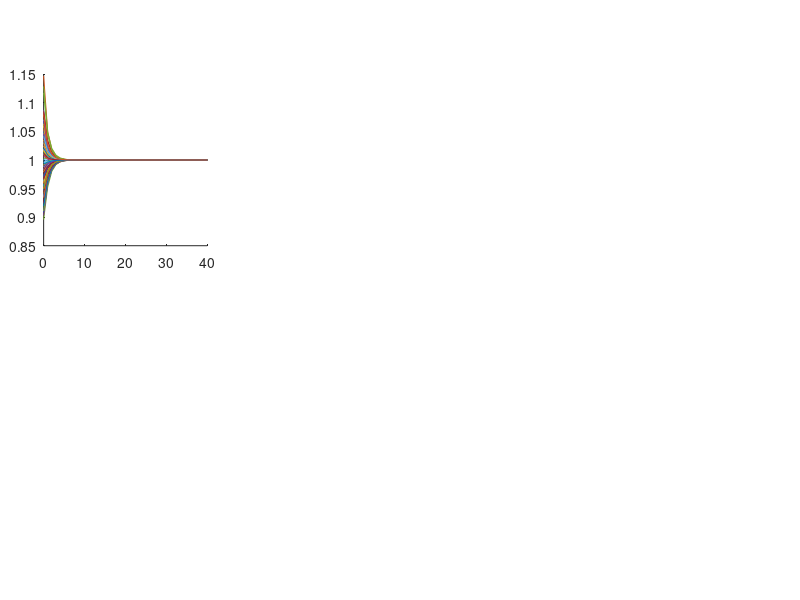

Write MATLAB code to recreate this figure. (Note: this script raises an error after producing the figure.)

% This file can be used to generate Fig. 4c 



clear all
clc
close all


%% =========================================================
% Multi-species Ricker model
%
% Only competitive community
%
% Model:
%
% X_i(t+1)
% =
% X_i(t)*exp[
%     r_i
%     - s_i X_i(t)
%     + sum_{j~=i} A_ij X_j(t)
% ]
%
%
% Equilibrium:
%
%       X_i^* = 1
%
%
% At X*=1:
%
%       F_ii = -s_i
%
%       F_ij = A_ij
%
%
% Define:
%
%       F_ii = -d
%
%
% Therefore:
%
%       s_i = d
%
%
% To guarantee X*=1:
%
%       r_i
%       =
%       d - sum_{j~=i} F_ij
%
%
% Interspecific interaction:
%
%       A_ij = F_ij
%
%
% Community matrix:
%
%       M = I + F
%
%
% Stability:
%
%       rho = max(abs(eig(M)))
%
%       alpha = -log(rho)
%
%% =========================================================



%% =========================================================
% Basic parameters
%% =========================================================

% Number of species
S = 100;


% Connectance
C = 0.10;


% Standard deviation of interaction strengths
sigma = 0.01;


% Four self-regulation strengths
d_values = ...
    [0.6 1 1.2 1.6];


n_d = ...
    length(d_values);


% Random seed
rng(1);



%% =========================================================
% Generate competitive Foff
%
% For each species pair:
%
%       probability = C
%
% If connected:
%
%       F_ij < 0
%
%       F_ji < 0
%
%
% Importantly:
%
%       F_ij
%
% and
%
%       F_ji
%
% are independently generated.
%% =========================================================

Foff = ...
    zeros(S,S);


for i = 2:S

    for j = 1:i-1


        p1 = ...
            rand;


        if p1 <= C


            Foff(i,j) = ...
                -abs(normrnd(0,sigma));


            Foff(j,i) = ...
                -abs(normrnd(0,sigma));


        end


    end

end


% Diagonal = 0
Foff(1:S+1:end) = 0;



%% =========================================================
% Realized connectance
%% =========================================================

C_real = ...
    nnz(Foff)/(S*(S-1));


fprintf('\n')

disp('============================================')
disp('Competitive Ricker community')
disp('============================================')


fprintf(...
    'S = %d\n',...
    S);


fprintf(...
    'Target C = %.4f\n',...
    C);


fprintf(...
    'Realized C = %.4f\n',...
    C_real);


fprintf(...
    'sigma = %.4f\n',...
    sigma);



%% =========================================================
% Row sum of off-diagonal feedbacks
%
%       sumF_i
%       =
%       sum_{j~=i} F_ij
%% =========================================================

sumF = ...
    sum(Foff,2);



%% =========================================================
% Interspecific interaction matrix
%
% For Ricker:
%
%       A_ij = F_ij
%% =========================================================

A = ...
    Foff;



%% =========================================================
% Initialize variables
%% =========================================================

F = ...
    cell(1,n_d);


M = ...
    cell(1,n_d);


r = ...
    cell(1,n_d);


s = ...
    cell(1,n_d);


eig_value = ...
    cell(1,n_d);


rho = ...
    zeros(1,n_d);


alpha = ...
    zeros(1,n_d);


equilibrium_error = ...
    zeros(1,n_d);



%% =========================================================
% Calculate Ricker parameters and local stability
%% =========================================================

for kk = 1:n_d


    d = ...
        d_values(kk);



    %% =====================================================
    % Full feedback matrix F
    %
    % Off-diagonal:
    %
    %       F_ij = Foff_ij
    %
    % Diagonal:
    %
    %       F_ii = -d
    %% =====================================================

    F{kk} = ...
        Foff;


    F{kk}(1:S+1:end) = ...
        -d;



    %% =====================================================
    % Community matrix
    %
    %       M = I + F
    %% =====================================================

    M{kk} = ...
        eye(S) + F{kk};



    %% =====================================================
    % Self-regulation
    %
    %       s_i = d
    %% =====================================================

    s{kk} = ...
        d*ones(S,1);



    %% =====================================================
    % Intrinsic growth rate
    %
    % At X*=1:
    %
    %       0
    %       =
    %       r_i
    %       - d
    %       + sum_j F_ij
    %
    % Therefore:
    %
    %       r_i
    %       =
    %       d - sum_j F_ij
    %% =====================================================

    r{kk} = ...
        d - sumF;



    %% =====================================================
    % Eigenvalues
    %% =====================================================

    eig_value{kk} = ...
        eig(M{kk});



    %% =====================================================
    % Spectral radius
    %% =====================================================

    rho(kk) = ...
        max(abs(eig_value{kk}));



    %% =====================================================
    % Stability
    %
    %       alpha = -log(rho)
    %% =====================================================

    alpha(kk) = ...
        -log(rho(kk));



    %% =====================================================
    % Check equilibrium X*=1
    %% =====================================================

    Xstar = ...
        ones(S,1);


    Xcheck = ...
        Xstar .* ...
        exp(...
        r{kk} ...
        - s{kk}.*Xstar ...
        + A*Xstar);


    equilibrium_error(kk) = ...
        max(abs(Xcheck-Xstar));


end



%% =========================================================
% Display local stability
%% =========================================================

disp(' ')

disp('============================================')
disp('LOCAL STABILITY')
disp('============================================')


for kk = 1:n_d


    fprintf(...
        ['d = %.3f   ',...
         'rho = %.6f   ',...
         'alpha = %.6f   ',...
         'equilibrium error = %.2e\n'],...
         d_values(kk),...
         rho(kk),...
         alpha(kk),...
         equilibrium_error(kk));


end



%% =========================================================
% Simulation settings
%% =========================================================

% Maximum simulation time
Tmax = 200;


% Number of time steps displayed
Tshow = 40;


% Extinction threshold
extinction_threshold = ...
    0.0001;




%% =========================================================
% Initial condition
%
% Fixed total perturbation strength
% Random perturbation direction
%% =========================================================

Xstar = ...
    ones(S,1);


% Prescribed total perturbation strength
D0_fixed = ...
    0.5;


% Generate a random direction
direction = ...
    randn(S,1);


% Normalize the direction
direction = ...
    direction / norm(direction,2);


% Initial abundance
X0 = ...
    Xstar + D0_fixed*direction;


% Check the actual perturbation strength
D0 = ...
    norm(X0-Xstar,2);


fprintf(...
    'Prescribed perturbation strength = %.8f\n',...
    D0_fixed);


fprintf(...
    'Actual perturbation strength     = %.8f\n',...
    D0);



%% =========================================================
% Initial perturbation strength
%
% Euclidean distance:
%
%       D0
%       =
%       ||X(0)-X*||_2
%% =========================================================

D0 = ...
    norm(X0-Xstar,2);



%% =========================================================
% Recovery criterion
%
% The community is considered recovered when:
%
%       D(t)
%       <=
%       0.005*D0
%
%
% That is:
%
%       D(t)/D0 <= 0.005
%
%
% The remaining perturbation is only 0.5%
% of the initial perturbation.
%% =========================================================

recovery_fraction = ...
    0.005;


recovery_threshold = ...
    recovery_fraction*D0;



fprintf('\n')

disp('============================================')
disp('RECOVERY CRITERION')
disp('============================================')


fprintf(...
    'Initial distance D0 = %.8f\n',...
    D0);


fprintf(...
    'Recovery threshold = %.8f\n',...
    recovery_threshold);


fprintf(...
    'Threshold = %.2f%% of initial perturbation\n',...
    100*recovery_fraction);



%% =========================================================
% Initialize trajectories
%% =========================================================

X = ...
    cell(1,n_d);


distance = ...
    cell(1,n_d);


recovery_time = ...
    NaN(1,n_d);



%% =========================================================
% Simulate Ricker dynamics
%% =========================================================

for kk = 1:n_d


    %% -----------------------------------------------------
    % Initialize abundance
    %% ------------------------------------------------------

    X{kk} = ...
        zeros(S,Tmax+1);


    X{kk}(:,1) = ...
        X0;



    %% -----------------------------------------------------
    % Initialize Euclidean distance
    %% ------------------------------------------------------

    distance{kk} = ...
        NaN(1,Tmax+1);


    distance{kk}(1) = ...
        D0;



    %% =====================================================
    % Time evolution
    %% =====================================================

    for tt = 1:Tmax


        Xold = ...
            X{kk}(:,tt);



        %% -------------------------------------------------
        % Ricker exponent
        %% --------------------------------------------------

        exponent = ...
            r{kk} ...
            - s{kk}.*Xold ...
            + A*Xold;



        %% -------------------------------------------------
        % Ricker update
        %% --------------------------------------------------

        Xnew = ...
            Xold .* exp(exponent);



        %% -------------------------------------------------
        % Avoid numerical overflow
        %% --------------------------------------------------

        if any(~isfinite(Xnew))


            warning(...
                ['Non-finite abundance at ',...
                 'd = %.3f, t = %d'],...
                 d_values(kk),...
                 tt);


            X{kk}(:,tt+1:end) = ...
                NaN;


            break


        end



        %% -------------------------------------------------
        % Extinction rule
        %% --------------------------------------------------

        Xnew(...
            Xnew < extinction_threshold) = 0;



        %% -------------------------------------------------
        % Save abundance
        %% --------------------------------------------------

        X{kk}(:,tt+1) = ...
            Xnew;



        %% -------------------------------------------------
        % Euclidean distance from equilibrium
        %
        %       D(t)
        %       =
        %       ||X(t)-X*||_2
        %% --------------------------------------------------

        distance{kk}(tt+1) = ...
            norm(Xnew-Xstar,2);


    end



    %% =====================================================
    % Recovery time
    %
    % First time satisfying:
    %
    %       D(t) <= 0.005 D0
    %% =====================================================

    index_recovery = ...
        find(...
        distance{kk} <= recovery_threshold,...
        1,...
        'first');



    if ~isempty(index_recovery)


        recovery_time(kk) = ...
            index_recovery-1;


    end


end



%% =========================================================
% Display recovery time
%% =========================================================

disp(' ')

disp('============================================')
disp('RECOVERY TIME')
disp('============================================')


for kk = 1:n_d


    if isnan(recovery_time(kk))


        fprintf(...
            ['d = %.3f   ',...
             'No recovery within %d steps   ',...
             'rho = %.6f   ',...
             'alpha = %.6f\n'],...
             d_values(kk),...
             Tmax,...
             rho(kk),...
             alpha(kk));


    else


        fprintf(...
            ['d = %.3f   ',...
             'T_R = %.0f   ',...
             'rho = %.6f   ',...
             'alpha = %.6f\n'],...
             d_values(kk),...
             recovery_time(kk),...
             rho(kk),...
             alpha(kk));


    end


end



%% =========================================================
% Time vector
%% =========================================================

time_show = ...
    0:Tshow;



%% =========================================================
% Determine common y-axis limits
%
% The first four subplots use the same y limits.
%% =========================================================

all_abundance = [];


for kk = 1:n_d


    Xtemp = ...
        X{kk}(:,1:Tshow+1);


    value_temp = ...
        Xtemp(isfinite(Xtemp));


    all_abundance = ...
        [all_abundance; value_temp];


end



if isempty(all_abundance)


    abundance_lower = 0.5;

    abundance_upper = 1.5;


else


    abundance_lower = ...
        min(all_abundance);


    abundance_upper = ...
        max(all_abundance);


    abundance_range = ...
        abundance_upper ...
        - abundance_lower;



    if abundance_range < 0.05


        abundance_range = ...
            0.05;


    end



    abundance_lower = ...
        abundance_lower ...
        - 0.08*abundance_range;


    abundance_upper = ...
        abundance_upper ...
        + 0.08*abundance_range;


    abundance_lower = ...
        max(0,abundance_lower);


    % Prevent extreme unstable trajectories
    % from making all stable panels unreadable.
    abundance_upper = ...
        min(abundance_upper,3);


end



%% =========================================================
%% ONE FIGURE
%
% First row:
%
%       4 abundance panels
%
% Each panel:
%
%       4.5 cm x 3 cm
%
%
% Second row:
%
%       recovery time + stability
%
% Also:
%
%       4.5 cm x 3 cm
%% =========================================================

figure


set(...
    gcf,...
    'unit','centimeters',...
    'position',[3 2 22 10.5]);



%% =========================================================
%% subplot 1
%
% d = d_values(1)
%% =========================================================

kk = 1;


subplot(2,4,1)


set(...
    gca,...
    'unit','centimeters',...
    'position',[1.2 6.2 4.5 3]);


hold on


Xshow = ...
    X{kk}(:,1:Tshow+1);



%% ---------------------------------------------------------
% All species
%% ---------------------------------------------------------

plot(...
    time_show,...
    Xshow',...
    'LineWidth',0.45);



%% ---------------------------------------------------------
% Equilibrium abundance
%% ---------------------------------------------------------

yline(...
    1,...
    ':',...
    'LineWidth',0.8);



xlabel(...
    'Time',...
    'FontSize',9);


ylabel(...
    'Abundance',...
    'FontSize',9);



xlim([0 Tshow])


ylim(...
    [abundance_lower abundance_upper])


set(...
    gca,...
    'FontSize',8);



title(...
    sprintf(...
    '$d=%.1f$',...
    d_values(kk)),...
    'Interpreter','latex',...
    'FontSize',9);



if isnan(recovery_time(kk))


    txt = ...
        sprintf(...
        '$T_R=\\mathrm{NR},\\;\\alpha=%.3f$',...
        alpha(kk));


else


    txt = ...
        sprintf(...
        '$T_R=%.0f,\\;\\alpha=%.3f$',...
        recovery_time(kk),...
        alpha(kk));


end



text(...
    0.96,...
    0.92,...
    txt,...
    'Units','normalized',...
    'HorizontalAlignment','right',...
    'VerticalAlignment','top',...
    'Interpreter','latex',...
    'FontSize',7);


box on



%% =========================================================
%% subplot 2
%
% d = d_values(2)
%% =========================================================

kk = 2;


subplot(2,4,2)


set(...
    gca,...
    'unit','centimeters',...
    'position',[6.4 6.2 4.5 3]);


hold on


Xshow = ...
    X{kk}(:,1:Tshow+1);



plot(...
    time_show,...
    Xshow',...
    'LineWidth',0.45);



yline(...
    1,...
    ':',...
    'LineWidth',0.8);



xlabel(...
    'Time',...
    'FontSize',9);



xlim([0 Tshow])


ylim(...
    [abundance_lower abundance_upper])


set(...
    gca,...
    'FontSize',8);



title(...
    sprintf(...
    '$d=%.1f$',...
    d_values(kk)),...
    'Interpreter','latex',...
    'FontSize',9);



if isnan(recovery_time(kk))


    txt = ...
        sprintf(...
        '$T_R=\\mathrm{NR},\\;\\alpha=%.3f$',...
        alpha(kk));


else


    txt = ...
        sprintf(...
        '$T_R=%.0f,\\;\\alpha=%.3f$',...
        recovery_time(kk),...
        alpha(kk));


end



text(...
    0.96,...
    0.92,...
    txt,...
    'Units','normalized',...
    'HorizontalAlignment','right',...
    'VerticalAlignment','top',...
    'Interpreter','latex',...
    'FontSize',7);


box on



%% =========================================================
%% subplot 3
%
% d = d_values(3)
%% =========================================================

kk = 3;


subplot(2,4,3)


set(...
    gca,...
    'unit','centimeters',...
    'position',[11.6 6.2 4.5 3]);


hold on


Xshow = ...
    X{kk}(:,1:Tshow+1);



plot(...
    time_show,...
    Xshow',...
    'LineWidth',0.45);



yline(...
    1,...
    ':',...
    'LineWidth',0.8);



xlabel(...
    'Time',...
    'FontSize',9);



xlim([0 Tshow])


ylim(...
    [abundance_lower abundance_upper])


set(...
    gca,...
    'FontSize',8);



title(...
    sprintf(...
    '$d=%.1f$',...
    d_values(kk)),...
    'Interpreter','latex',...
    'FontSize',9);



if isnan(recovery_time(kk))


    txt = ...
        sprintf(...
        '$T_R=\\mathrm{NR},\\;\\alpha=%.3f$',...
        alpha(kk));


else


    txt = ...
        sprintf(...
        '$T_R=%.0f,\\;\\alpha=%.3f$',...
        recovery_time(kk),...
        alpha(kk));


end



text(...
    0.96,...
    0.92,...
    txt,...
    'Units','normalized',...
    'HorizontalAlignment','right',...
    'VerticalAlignment','top',...
    'Interpreter','latex',...
    'FontSize',7);


box on



%% =========================================================
%% subplot 4
%
% d = d_values(4)
%% =========================================================

kk = 4;


subplot(2,4,4)


set(...
    gca,...
    'unit','centimeters',...
    'position',[16.8 6.2 4.5 3]);


hold on


Xshow = ...
    X{kk}(:,1:Tshow+1);



plot(...
    time_show,...
    Xshow',...
    'LineWidth',0.45);



yline(...
    1,...
    ':',...
    'LineWidth',0.8);



xlabel(...
    'Time',...
    'FontSize',9);



xlim([0 Tshow])


ylim(...
    [abundance_lower abundance_upper])


set(...
    gca,...
    'FontSize',8);



title(...
    sprintf(...
    '$d=%.1f$',...
    d_values(kk)),...
    'Interpreter','latex',...
    'FontSize',9);



if isnan(recovery_time(kk))


    txt = ...
        sprintf(...
        '$T_R=\\mathrm{NR},\\;\\alpha=%.3f$',...
        alpha(kk));


else


    txt = ...
        sprintf(...
        '$T_R=%.0f,\\;\\alpha=%.3f$',...
        recovery_time(kk),...
        alpha(kk));


end



text(...
    0.96,...
    0.92,...
    txt,...
    'Units','normalized',...
    'HorizontalAlignment','right',...
    'VerticalAlignment','top',...
    'Interpreter','latex',...
    'FontSize',7);


box on



%% =========================================================
%% subplot 5
%
% Recovery time and stability
%% =========================================================

subplot(2,4,5)


set(...
    gca,...
    'unit','centimeters',...
    'position',[8.75 1.2 4.5 3]);


hold on



% =========================================================
% x positions
% =========================================================

x_position = ...
    1:4;



% =========================================================
% LEFT AXIS
%
% Recovery time
% =========================================================

yyaxis left


b1 = ...
    bar(...
    x_position-0.14,...
    recovery_time,...
    0.25);



ylabel(...
    'Recovery time',...
    'FontSize',9);



% =========================================================
% Left y-axis limit
% =========================================================

finite_recovery = ...
    recovery_time(...
    ~isnan(recovery_time));



if isempty(finite_recovery)


    recovery_ymax = 10;


else


    recovery_ymax = ...
        max(finite_recovery);


    recovery_ymax = ...
        max(recovery_ymax,1);


end



ylim(...
    [0 1.15*recovery_ymax]);



% =========================================================
% Mark no-recovery cases
% =========================================================

for kk = 1:n_d


    if isnan(recovery_time(kk))


        text(...
            x_position(kk)-0.14,...
            1.08*recovery_ymax,...
            'NR',...
            'HorizontalAlignment','center',...
            'FontSize',7);


    end


end



%% =========================================================
% RIGHT AXIS
%
% Stability
% =========================================================

yyaxis right


b2 = ...
    bar(...
    x_position+0.14,...
    alpha,...
    0.25);



ylabel(...
    'Stability',...
    'FontSize',9);



% =========================================================
% Stability boundary
% =========================================================

yline(...
    0,...
    ':',...
    'LineWidth',0.5);

ylim([0 3.1])



% =========================================================
% x axis
% =========================================================

d_labels = ...
    {sprintf('%.1f',d_values(1)),...
     sprintf('%.1f',d_values(2)),...
     sprintf('%.1f',d_values(3)),...
     sprintf('%.1f',d_values(4))};



set(...
    gca,...
    'XTick',...
    x_position,...
    'XTickLabel',...
    d_labels,...
    'FontSize',8);



xlabel(...
    '$d$',...
    'Interpreter','latex',...
    'FontSize',9);


xlim([0.5 4.5])



% =========================================================
% Legend
% =========================================================

legend(...
    [b1 b2],...
    {'Recovery time','Stability'},...
    'Location','best',...
    'Box','off',...
    'FontSize',6);


title('Multispecies Ricker model','FontSize',9); 


% =========================================================
% Force x-axis to black
%% =========================================================

ax = ...
    gca;


ax.XAxis.Color = ...
    [0 0 0];


ax.XAxis.Label.Color = ...
    [0 0 0];


box on
